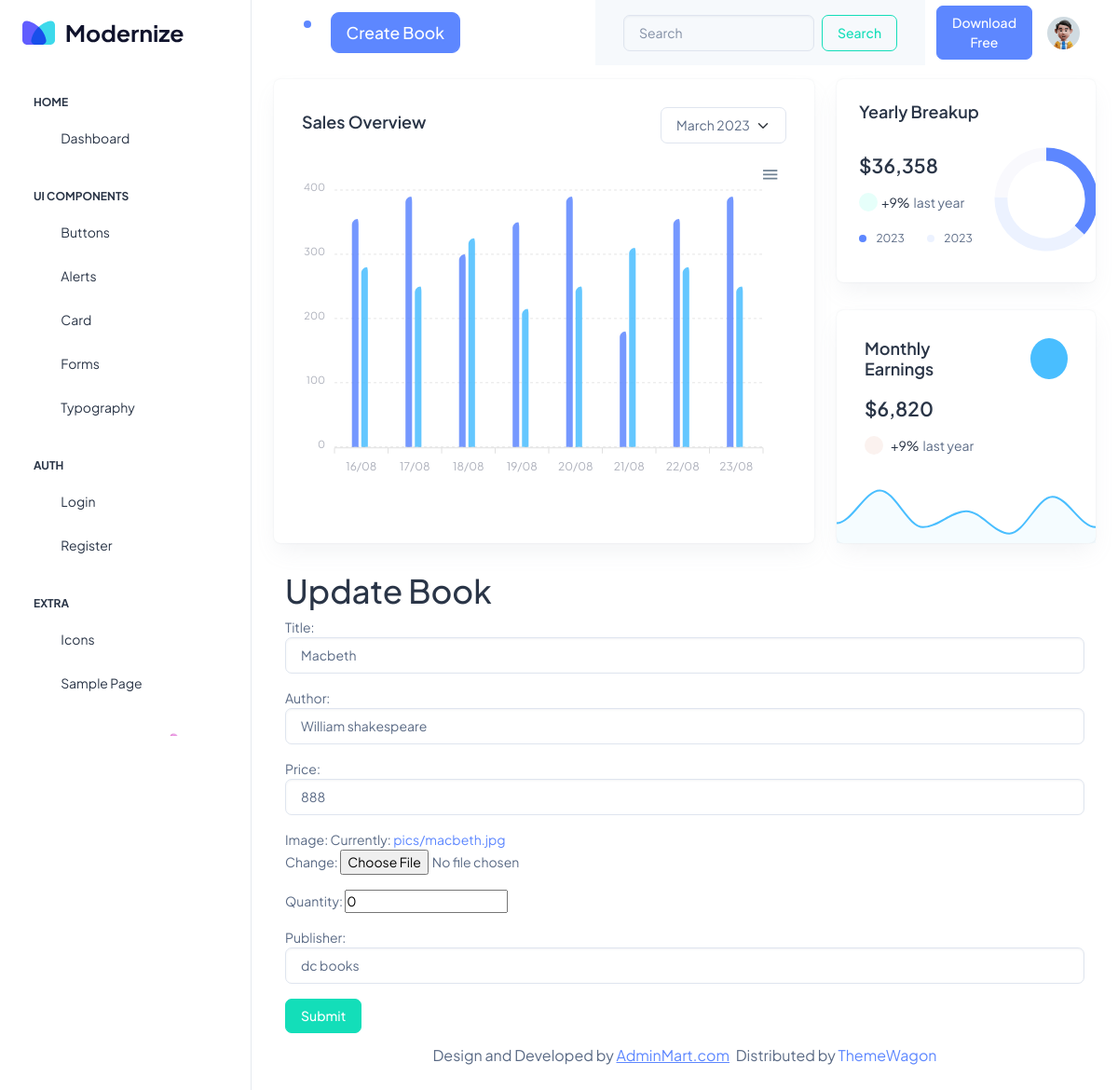
Page /update/25 on the committed database.
### crudapp/models.py (models this page shows, shortened)
class Book(models.Model):
    title = models.CharField(max_length=250, null=True, blank=True)
    author = models.CharField(max_length=250, null=True, blank=True)
    price = models.IntegerField(null=True, blank=True)
    image = models.ImageField(upload_to='pics')
    quantity = models.IntegerField()
    publisher = models.ForeignKey(Publisher, on_delete=models.CASCADE)

### crudapp/views.py (the view)
# urls.py: path('update/<int:book_id>', views.UpdateBook, name='update'),
def UpdateBook(request,book_id):
    book=Book.objects.get(id=book_id)
    if request.method=='POST':
        form=BookForm(request.POST,request.FILES,instance=book)
        if form.is_valid():
            form.save()
            return redirect('/')
    else:
        form=BookForm(instance=book)
    return render(request,'admin/updatebook.html',{'form':form})

### crudapp/forms.py
class BookForm(forms.ModelForm):
    class Meta:
        model=Book
        fields='__all__'
        widgets={
            'title':forms.TextInput(attrs={'class':'form-control','placeholder':'Enter your book name'}),
            'author':forms.TextInput(attrs={'class':'form-control','placeholder':'Enter author name'}),
            'price':forms.NumberInput(attrs={'class':'form-control','placeholder':'Enter your book price'}),
            'publisher':forms.Select(attrs={'class':'form-control','placeholder':'Select publisher name'})
        }

### crudapp/models.py (called while the page is built)
    def __str__(self):
        return self.name

### templates/admin/updatebook.html (shortened to what this page needs)
{% extends 'admin/base.html' %}
{% block content %}
<body>
    <div class="container">
    <h1>Update Book</h1>
    <form action="" method="POST" enctype="multipart/form-data">
        {{form.as_p}}
        <button type="submit" class="btn btn-success">Submit</button>
    </form>
</div>
</body>
{% endblock %}

### rows in the picture
Book: title "Macbeth", author "William shakespeare", price "888", quantity "0", publisher "dc books"
